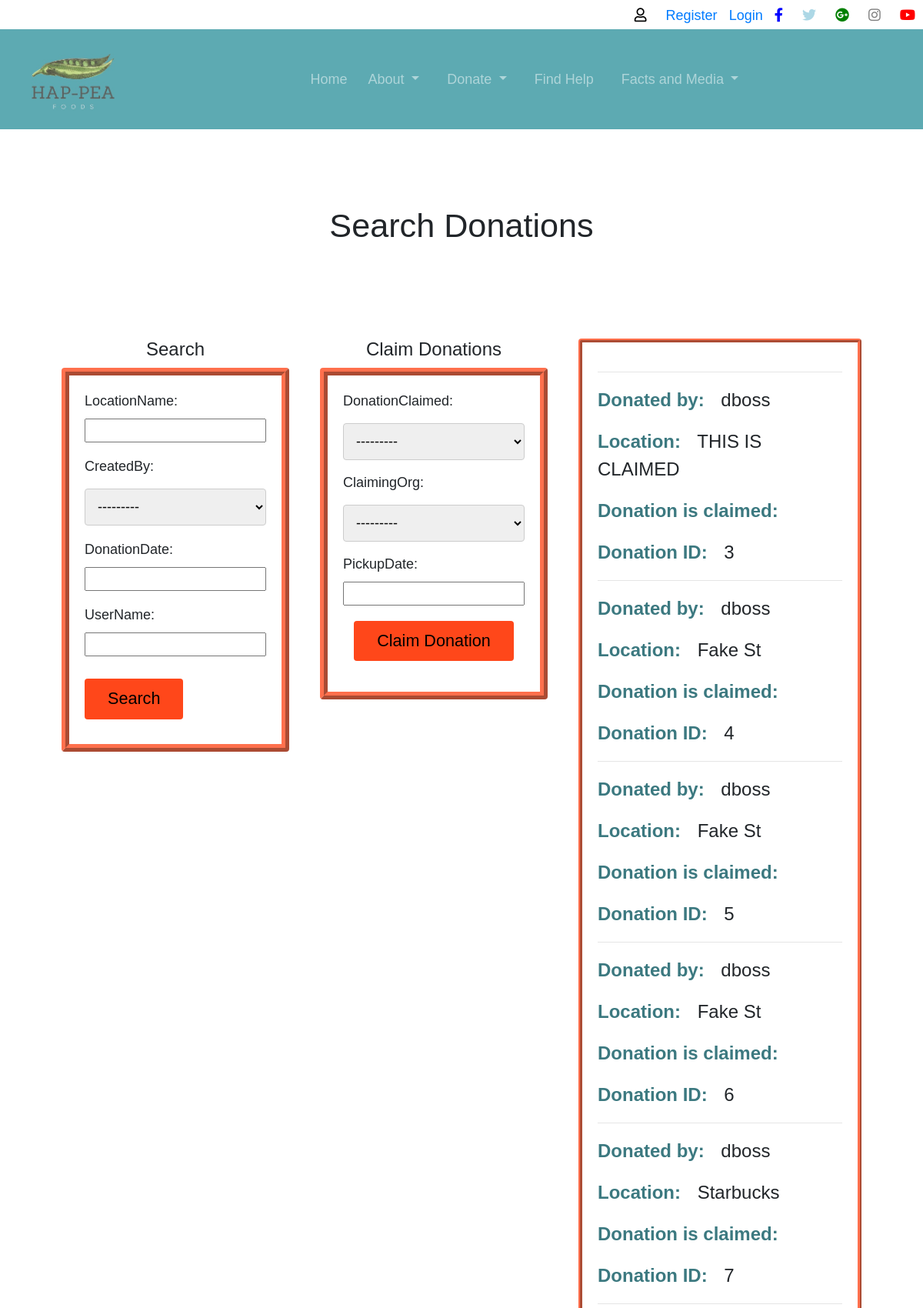
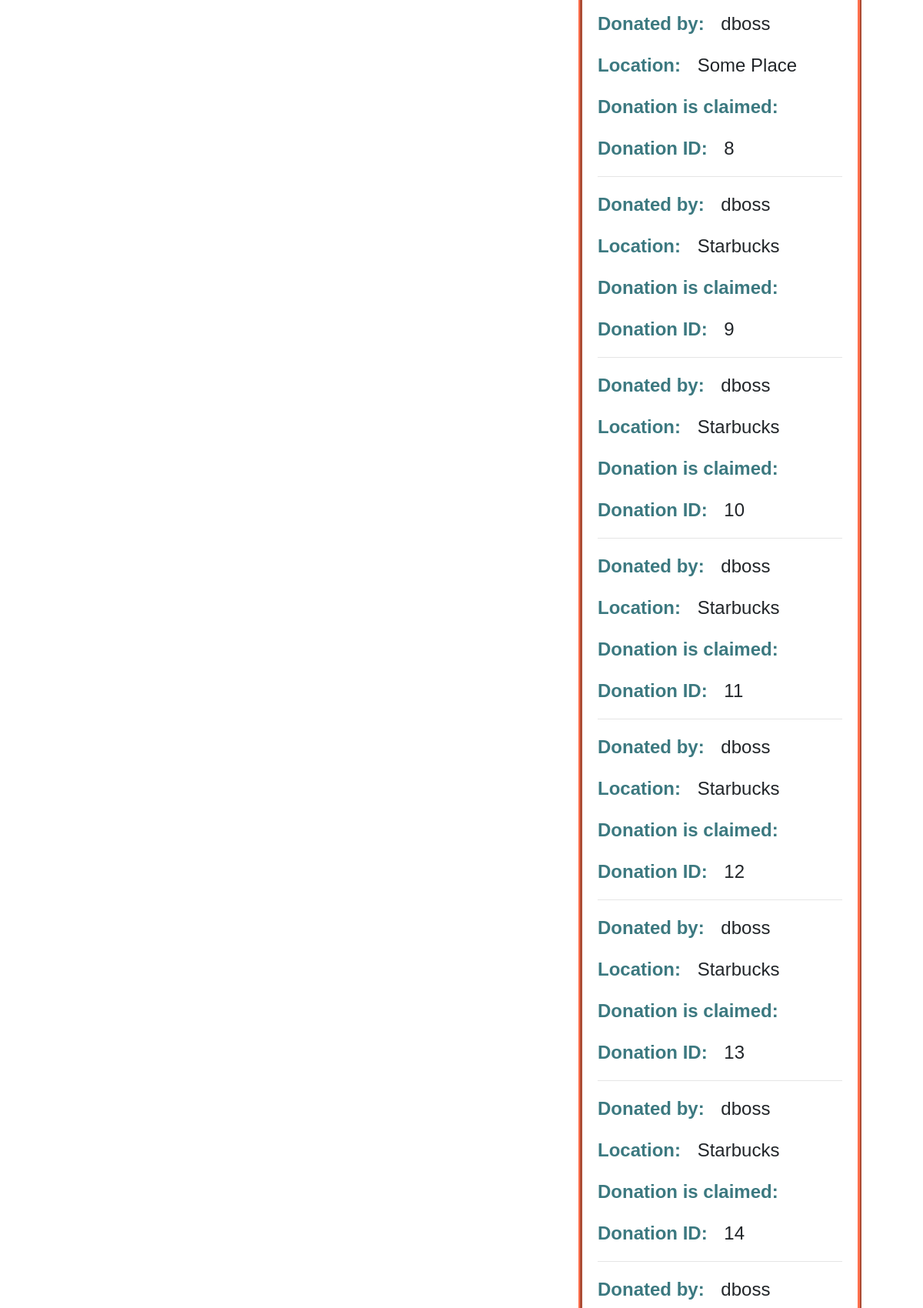
Page /donate/search/ (upper part) on the committed database (2 pictures, top to bottom).
### donations/models.py (models this page shows)
class Donation(models.Model):
    userName = models.CharField(max_length=25,)
    donationDate = models.DateField()
    locationName = models.CharField(max_length=25,)
    createdBy = models.ForeignKey(User, default=None, on_delete=models.CASCADE)

### donations/views.py (the view)
def search(request):
    if request.method == 'POST':
        form = forms.ClaimedDonation(request.POST) #Use if no images on form
        if form.is_valid():
            instance = form.save(commit=False)
            instance.contact = request.user
            instance.save()
            pk = instance.pk
            return redirect('home')
    else:
        inner_qs = ClaimedDonation.objects.all()
        donation_list = Donation.objects.filter(claimeddonation = None)
        donation_filter = DonationFilter(request.GET, queryset=donation_list)
        form = forms.ClaimedDonation()
        return render(request, 'donations/donations_list.html', {'filter': donation_filter, 'form':form})

### donations/forms.py (shortened to what this page needs)
class ClaimedDonation(forms.ModelForm):
    class Meta:
        model = models.ClaimedDonation
        donation_list = Donation.objects.filter(claimeddonation = None)
        donationClaimed = forms.ModelMultipleChoiceField(queryset=donation_list)
        fields = ['donationClaimed', 'claimingOrg', 'pickupDate',]

### donations/templates/donations/donations_list.html (shortened to what this page needs)
{% extends 'base_layout.html' %}
{% block content %}
  <div class="d-container">
    <h1 class="d-h1">Search Donations</h1>
    <div class="d-row">
      <div class="d-col">
        <h2 class="d-title">Search</h2>
        <form class="search-form" method="get">
          {{ filter.form.as_p }}
          <button type="submit">Search</button>
        </form>
      </div>
      <div class="d-col">
        <h2 class="d-title">Claim Donations</h2>
        <form class="claims-form" method="post">
          {{form}}
        <input type="submit" value="Claim Donation">
      </div>
      <div class="d-col">
        <div class="filter">
          <ul class="d-list">
          {% for donation in filter.qs %}
            <hr>
            <p><span>Donated by:</span> {{ donation.createdBy }}</p>
            <p><span>Location:</span> {{ donation.locationName }}</p>
            <p><span>Donation is claimed:</span> {{donation.claimed}}</p>
            <p><span>Donation ID:</span> {{donation.pk}}</p>
          {% endfor %}
          </ul>
        </div>
      </div>
    </div>
  </div>
{% endblock %}

### static/css/style.css (style rules this page uses)
* { margin: 0; padding:0; outline: none; font-family: Arial, Helvetica, sans-serif; font-size: 18px; }
.wrapper_container h1 { text align: center; margin: 100px auto; font-size: 2.4em; }
.contact_form input[type=text], select, textarea { width: 100%; padding: 12px; border: 1px solid #ccc; border-radius: 4px; box-sizing: border-box; margin-top: 6px; margin-bottom: 16px; resize: vertical }
.d-container { width: 100%; margin: 0 auto; }
.d-h1 { text-align: center; }
.d-row { display: flex; justify-content: space-between; }
.d-col { padding: 20px; }
.d-title { font-size: 24px; text-align: center; }
.search-form { border: 10px solid #ff704d; border-style: ridge; border-radius: 4px; padding: 20px; }
.search-form input, .search-form select, .search-form textarea { display: block; margin: 5% padding: 5px; }
.search-form button[type="submit"] { background: #FF471a; border: 0; color: #000; font-size: 1.2em; border-radius: 4px; align-items: center; margin: 5% auto; padding: 10px 30px; }
.claims-form { border: 10px solid #ff704d; border-style: ridge; border-radius: 4px; padding: 20px; }
.claims-form input, .claims-form select, .claims-form textarea { display: block; margin: 5% padding: 5px; }
.claims-form input[type="submit"] { background: #FF471a; border: 0; color: #000; font-size: 1.2em; border-radius: 4px; align-items: center; margin: 20px auto; padding: 10px 30px; }
.filter { border: 5px solid #ff704d; border-style: ridge; border-radius: 4px; margin: auto; }
.d-list { padding: 20px; margin: 0; }
.d-list span { font-weight: bold; color: #3C7980; padding-right: 15px; font-size: 24px; }
.d-list p { font-size: 24px; }

### rows in the picture
Donation: createdBy "dboss", locationName "THIS IS CLAIMED", pk "3"
Donation: createdBy "dboss", locationName "Fake St", pk "4"
Donation: createdBy "dboss", locationName "Fake St", pk "5"
Donation: createdBy "dboss", locationName "Fake St", pk "6"
Donation: createdBy "dboss", locationName "Starbucks", pk "7"
Donation: createdBy "dboss", locationName "Some Place", pk "8"
Donation: createdBy "dboss", locationName "Starbucks", pk "9"
Donation: createdBy "dboss", locationName "Starbucks", pk "10"
Donation: createdBy "dboss", locationName "Starbucks", pk "11"
Donation: createdBy "dboss", locationName "Starbucks", pk "12"
Donation: createdBy "dboss", locationName "Starbucks", pk "13"
Donation: createdBy "dboss", locationName "Starbucks", pk "14"
Donation: createdBy "dboss"
